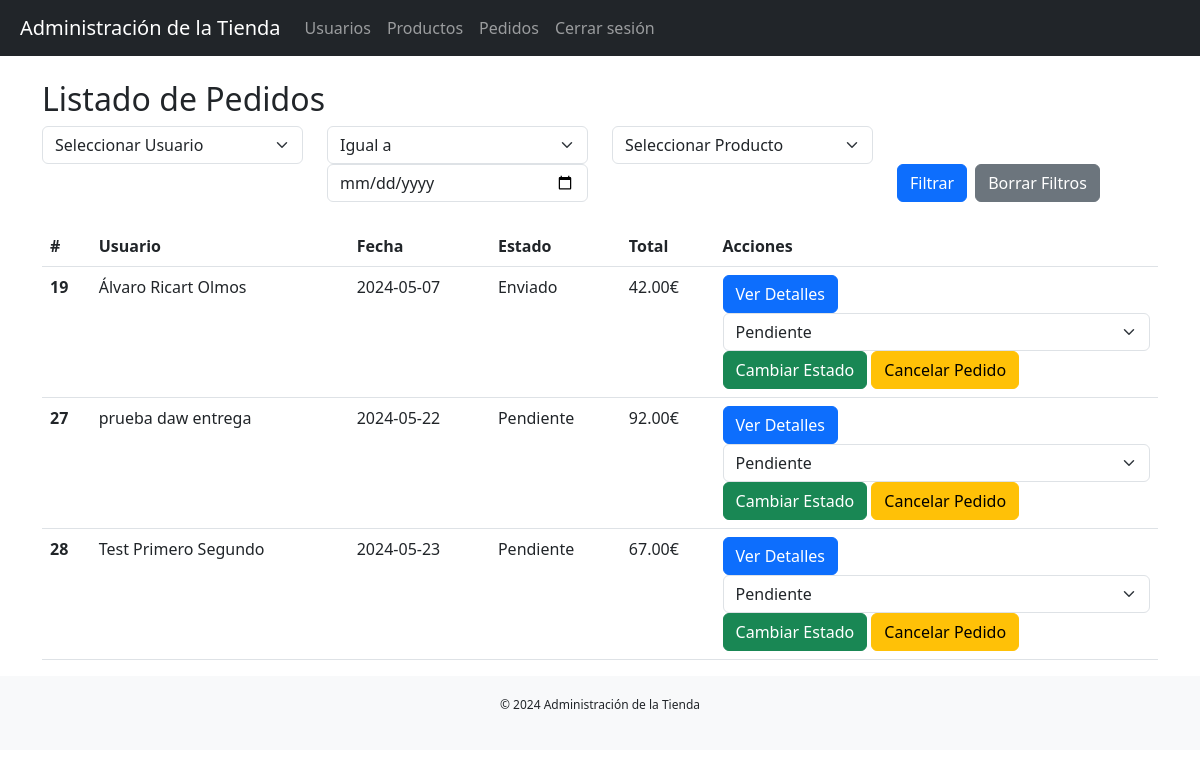
/proyecto3/admin/pedidos.php (signed in), run on the app's committed database.
### tables this page shows
CREATE TABLE `pedidos` (
  `codigo` int(11) NOT NULL AUTO_INCREMENT,
  `persona` int(11) NOT NULL,
  `fecha` date DEFAULT NULL,
  `importe` decimal(8,2) DEFAULT NULL,
  `estado` int(11) DEFAULT NULL,
  `Direccion` varchar(128) NOT NULL,
  PRIMARY KEY (`codigo`),
  KEY `pedidopor` (`persona`),
  KEY `enestado` (`estado`),
  CONSTRAINT `enestado` FOREIGN KEY (`estado`) REFERENCES `estados` (`codigo`),
  CONSTRAINT `pedidopor` FOREIGN KEY (`persona`) REFERENCES `usuarios` (`codigo`)
);

CREATE TABLE `usuarios` (
  `codigo` int(11) NOT NULL AUTO_INCREMENT,
  `activo` int(11) DEFAULT NULL,
  `admin` int(11) DEFAULT NULL,
  `usuario` varchar(32) DEFAULT NULL,
  `clave` varchar(32) DEFAULT NULL,
  `nombre` varchar(64) DEFAULT NULL,
  `apellidos` varchar(128) DEFAULT NULL,
  `domicilio` varchar(128) DEFAULT NULL,
  `poblacion` varchar(64) DEFAULT NULL,
  `provincia` varchar(32) DEFAULT NULL,
  `cp` char(5) DEFAULT NULL,
  `telefono` char(9) DEFAULT NULL,
  `tarjeta` char(16) DEFAULT NULL,
  PRIMARY KEY (`codigo`),
  UNIQUE KEY `usuario` (`usuario`)
);

CREATE TABLE `estados` (
  `codigo` int(11) NOT NULL AUTO_INCREMENT,
  `descripcion` varchar(16) DEFAULT NULL,
  PRIMARY KEY (`codigo`)
);

### proyecto3/includes/db.php (called while the page is built, shortened)
<?php
function conectar() {
   $servername = "localhost";
   $username = "root";
   $password = "250799";
   $dbname = "daw";
   $conn = mysqli_connect($servername, $username, $password, $dbname);
   return $conn;
}
function obtenerPedidos($sql) {
    $conn = conectar();
    $result = mysqli_query($conn, $sql);
    $pedidos = array();
    if (mysqli_num_rows($result) > 0) {
        while($row = mysqli_fetch_assoc($result)) {
            $pedidos[] = $row;
        }
    }
    return $pedidos;
}
?>

### proyecto3/admin/pedidos.php (the view, shortened to what this page needs)
<?php
require_once '../includes/db.php';
$filter_fecha = isset($_GET['fecha']) ? $_GET['fecha'] : '';
$filter_fecha_opcion = isset($_GET['fecha_opcion']) ? $_GET['fecha_opcion'] : '=';
$sql = "SELECT pedidos.codigo, usuarios.nombre, usuarios.apellidos, pedidos.fecha, pedidos.importe, estados.descripcion AS estado
        FROM pedidos
        JOIN usuarios ON pedidos.persona = usuarios.codigo
        JOIN estados ON pedidos.estado = estados.codigo
        WHERE 1=1";
$result = obtenerPedidos($sql);
?>
<!DOCTYPE html>
<html lang="es">
<head>
    <link rel="stylesheet" href="../estilo/styles.css">
    <link href="https://cdn.jsdelivr.net/npm/bootstrap@5.3.0-alpha1/dist/css/bootstrap.min.css" rel="stylesheet">
</head>
<body>
    <?php include '../includes/header.php'; ?>
    <div class="container mt-4">
        <h2>Listado de Pedidos</h2>
        <form method="GET" action="pedidos.php" class="mb-4">
            <div class="row">
                <div class="col-md-3">
                    <select name="usuario" class="form-select">
                        <option value="">Seleccionar Usuario</option>
                    </select>
                </div>
                <div class="col-md-3">
                    <select name="fecha_opcion" class="form-select">
                        <option value="=" <?php echo ($filter_fecha_opcion == '=') ? 'selected' : ''; ?>>Igual a</option>
                    </select>
                    <input type="date" name="fecha" class="form-control" value="<?php echo $filter_fecha; ?>">
                </div>
                <div class="col-md-3">
                    <select name="producto" class="form-select">
                        <option value="">Seleccionar Producto</option>
                    </select>
                </div>
                <div class="col-md-3 d-flex align-items-end">
                    <button type="submit" class="btn btn-primary me-2">Filtrar</button>
                    <a href="pedidos.php" class="btn btn-secondary">Borrar Filtros</a>
                </div>
            </div>
        </form>
        <table class="table">
            <thead>
                <tr>
                    <th scope="col">#</th>
                    <th scope="col">Usuario</th>
                    <th scope="col">Fecha</th>
                    <th scope="col">Estado</th>
                    <th scope="col">Total</th>
                    <th scope="col">Acciones</th>
                </tr>
            </thead>
            <tbody>
                <?php foreach ($result as $row) { ?>
                <tr>
                    <th scope="row"><?php echo $row['codigo']; ?></th>
                    <td><?php echo $row['nombre'] . ' ' . $row['apellidos']; ?></td>
                    <td><?php echo $row['fecha']; ?></td>
                    <td><?php echo $row['estado']; ?></td>
                    <td><?php echo $row['importe']; ?>€</td>
                    <td>
                        <a href="detalles_pedido.php?pedido_id=<?php echo $row['codigo']; ?>" class="btn btn-primary">Ver Detalles</a>
                        <?php if ($row['estado'] != 'Cancelado') { ?>
                        <form action="cambiar_estado.php" method="post" style="display: inline;">
                            <select name="nuevo_estado" class="form-select">
                                <option value="Pendiente">Pendiente</option>
                            </select>
                            <button type="submit" class="btn btn-success">Cambiar Estado</button>
                        </form>
                        <?php } ?>
                        <?php if ($row['estado'] != 'Cancelado') { ?>
                            <form action="cancelar_pedido.php" method="post" style="display: inline;">
                                <button type="submit" class="btn btn-warning">Cancelar Pedido</button>
                            </form>
                        <?php } ?>
                    </td>
                </tr>
                <?php } ?>
            </tbody>
        </table>
    </div>
    <?php include '../includes/footer.php'; ?>
</body>
</html>

### proyecto3/estilo/styles.css (style rules this page uses)
body { font-family: Arial, sans-serif; }
.container { margin-top: 40px; }

### data on the page
pedidos: codigo "19", persona.nombre "Álvaro", persona.apellidos "Ricart Olmos", fecha "2024-05-07", estado.descripcion "Enviado", importe "42.00"
pedidos: codigo "27", persona.nombre "prueba", persona.apellidos "daw entrega", fecha "2024-05-22", estado.descripcion "Pendiente", importe "92.00"
pedidos: codigo "28", persona.nombre "Test", persona.apellidos "Primero Segundo", fecha "2024-05-23", estado.descripcion "Pendiente", importe "67.00"
